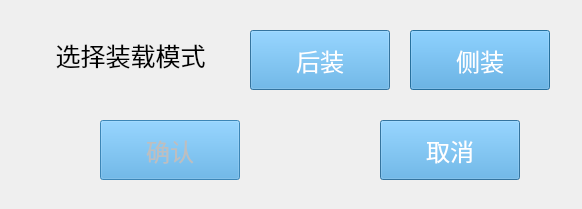
<?xml version="1.0" encoding="UTF-8"?>
<ui version="4.0">
 <class>Dialog_choose_load_mode</class>
 <widget class="QDialog" name="Dialog_choose_load_mode">
  <property name="geometry">
   <rect>
    <x>0</x>
    <y>0</y>
    <width>582</width>
    <height>209</height>
   </rect>
  </property>
  <property name="windowTitle">
   <string>Dialog</string>
  </property>
  <widget class="QLabel" name="label">
   <property name="geometry">
    <rect>
     <x>20</x>
     <y>30</y>
     <width>221</width>
     <height>51</height>
    </rect>
   </property>
   <property name="font">
    <font>
     <pointsize>19</pointsize>
    </font>
   </property>
   <property name="text">
    <string>选择装载模式</string>
   </property>
   <property name="alignment">
    <set>Qt::AlignCenter</set>
   </property>
  </widget>
  <widget class="QPushButton" name="pushButton_side_load">
   <property name="geometry">
    <rect>
     <x>410</x>
     <y>30</y>
     <width>140</width>
     <height>60</height>
    </rect>
   </property>
   <property name="palette">
    <palette>
     <active>
      <colorrole role="Button">
       <brush brushstyle="SolidPattern">
        <color alpha="255">
         <red>73</red>
         <green>163</green>
         <blue>223</blue>
        </color>
       </brush>
      </colorrole>
      <colorrole role="ButtonText">
       <brush brushstyle="SolidPattern">
        <color alpha="255">
         <red>255</red>
         <green>255</green>
         <blue>255</blue>
        </color>
       </brush>
      </colorrole>
      <colorrole role="Base">
       <brush brushstyle="SolidPattern">
        <color alpha="255">
         <red>73</red>
         <green>163</green>
         <blue>223</blue>
        </color>
       </brush>
      </colorrole>
      <colorrole role="Window">
       <brush brushstyle="SolidPattern">
        <color alpha="255">
         <red>73</red>
         <green>163</green>
         <blue>223</blue>
        </color>
       </brush>
      </colorrole>
     </active>
     <inactive>
      <colorrole role="Button">
       <brush brushstyle="SolidPattern">
        <color alpha="255">
         <red>73</red>
         <green>163</green>
         <blue>223</blue>
        </color>
       </brush>
      </colorrole>
      <colorrole role="ButtonText">
       <brush brushstyle="SolidPattern">
        <color alpha="255">
         <red>255</red>
         <green>255</green>
         <blue>255</blue>
        </color>
       </brush>
      </colorrole>
      <colorrole role="Base">
       <brush brushstyle="SolidPattern">
        <color alpha="255">
         <red>73</red>
         <green>163</green>
         <blue>223</blue>
        </color>
       </brush>
      </colorrole>
      <colorrole role="Window">
       <brush brushstyle="SolidPattern">
        <color alpha="255">
         <red>73</red>
         <green>163</green>
         <blue>223</blue>
        </color>
       </brush>
      </colorrole>
     </inactive>
     <disabled>
      <colorrole role="Button">
       <brush brushstyle="SolidPattern">
        <color alpha="255">
         <red>73</red>
         <green>163</green>
         <blue>223</blue>
        </color>
       </brush>
      </colorrole>
      <colorrole role="ButtonText">
       <brush brushstyle="SolidPattern">
        <color alpha="255">
         <red>190</red>
         <green>190</green>
         <blue>190</blue>
        </color>
       </brush>
      </colorrole>
      <colorrole role="Base">
       <brush brushstyle="SolidPattern">
        <color alpha="255">
         <red>73</red>
         <green>163</green>
         <blue>223</blue>
        </color>
       </brush>
      </colorrole>
      <colorrole role="Window">
       <brush brushstyle="SolidPattern">
        <color alpha="255">
         <red>73</red>
         <green>163</green>
         <blue>223</blue>
        </color>
       </brush>
      </colorrole>
     </disabled>
    </palette>
   </property>
   <property name="font">
    <font>
     <pointsize>18</pointsize>
    </font>
   </property>
   <property name="styleSheet">
    <string notr="true">background-color: rgb(73, 163, 223);</string>
   </property>
   <property name="text">
    <string>侧装</string>
   </property>
   <property name="checkable">
    <bool>true</bool>
   </property>
   <attribute name="buttonGroup">
    <string notr="true">buttonGroup</string>
   </attribute>
  </widget>
  <widget class="QPushButton" name="pushButton_cancel">
   <property name="geometry">
    <rect>
     <x>380</x>
     <y>120</y>
     <width>140</width>
     <height>60</height>
    </rect>
   </property>
   <property name="palette">
    <palette>
     <active>
      <colorrole role="Button">
       <brush brushstyle="SolidPattern">
        <color alpha="255">
         <red>73</red>
         <green>163</green>
         <blue>223</blue>
        </color>
       </brush>
      </colorrole>
      <colorrole role="ButtonText">
       <brush brushstyle="SolidPattern">
        <color alpha="255">
         <red>255</red>
         <green>255</green>
         <blue>255</blue>
        </color>
       </brush>
      </colorrole>
      <colorrole role="Base">
       <brush brushstyle="SolidPattern">
        <color alpha="255">
         <red>73</red>
         <green>163</green>
         <blue>223</blue>
        </color>
       </brush>
      </colorrole>
      <colorrole role="Window">
       <brush brushstyle="SolidPattern">
        <color alpha="255">
         <red>73</red>
         <green>163</green>
         <blue>223</blue>
        </color>
       </brush>
      </colorrole>
     </active>
     <inactive>
      <colorrole role="Button">
       <brush brushstyle="SolidPattern">
        <color alpha="255">
         <red>73</red>
         <green>163</green>
         <blue>223</blue>
        </color>
       </brush>
      </colorrole>
      <colorrole role="ButtonText">
       <brush brushstyle="SolidPattern">
        <color alpha="255">
         <red>255</red>
         <green>255</green>
         <blue>255</blue>
        </color>
       </brush>
      </colorrole>
      <colorrole role="Base">
       <brush brushstyle="SolidPattern">
        <color alpha="255">
         <red>73</red>
         <green>163</green>
         <blue>223</blue>
        </color>
       </brush>
      </colorrole>
      <colorrole role="Window">
       <brush brushstyle="SolidPattern">
        <color alpha="255">
         <red>73</red>
         <green>163</green>
         <blue>223</blue>
        </color>
       </brush>
      </colorrole>
     </inactive>
     <disabled>
      <colorrole role="Button">
       <brush brushstyle="SolidPattern">
        <color alpha="255">
         <red>73</red>
         <green>163</green>
         <blue>223</blue>
        </color>
       </brush>
      </colorrole>
      <colorrole role="ButtonText">
       <brush brushstyle="SolidPattern">
        <color alpha="255">
         <red>190</red>
         <green>190</green>
         <blue>190</blue>
        </color>
       </brush>
      </colorrole>
      <colorrole role="Base">
       <brush brushstyle="SolidPattern">
        <color alpha="255">
         <red>73</red>
         <green>163</green>
         <blue>223</blue>
        </color>
       </brush>
      </colorrole>
      <colorrole role="Window">
       <brush brushstyle="SolidPattern">
        <color alpha="255">
         <red>73</red>
         <green>163</green>
         <blue>223</blue>
        </color>
       </brush>
      </colorrole>
     </disabled>
    </palette>
   </property>
   <property name="font">
    <font>
     <pointsize>18</pointsize>
    </font>
   </property>
   <property name="styleSheet">
    <string notr="true">background-color: rgb(73, 163, 223);</string>
   </property>
   <property name="text">
    <string>取消</string>
   </property>
  </widget>
  <widget class="QPushButton" name="pushButton_confirm">
   <property name="enabled">
    <bool>false</bool>
   </property>
   <property name="geometry">
    <rect>
     <x>100</x>
     <y>120</y>
     <width>140</width>
     <height>60</height>
    </rect>
   </property>
   <property name="palette">
    <palette>
     <active>
      <colorrole role="Button">
       <brush brushstyle="SolidPattern">
        <color alpha="255">
         <red>73</red>
         <green>163</green>
         <blue>223</blue>
        </color>
       </brush>
      </colorrole>
      <colorrole role="ButtonText">
       <brush brushstyle="SolidPattern">
        <color alpha="255">
         <red>255</red>
         <green>255</green>
         <blue>255</blue>
        </color>
       </brush>
      </colorrole>
      <colorrole role="Base">
       <brush brushstyle="SolidPattern">
        <color alpha="255">
         <red>73</red>
         <green>163</green>
         <blue>223</blue>
        </color>
       </brush>
      </colorrole>
      <colorrole role="Window">
       <brush brushstyle="SolidPattern">
        <color alpha="255">
         <red>73</red>
         <green>163</green>
         <blue>223</blue>
        </color>
       </brush>
      </colorrole>
     </active>
     <inactive>
      <colorrole role="Button">
       <brush brushstyle="SolidPattern">
        <color alpha="255">
         <red>73</red>
         <green>163</green>
         <blue>223</blue>
        </color>
       </brush>
      </colorrole>
      <colorrole role="ButtonText">
       <brush brushstyle="SolidPattern">
        <color alpha="255">
         <red>255</red>
         <green>255</green>
         <blue>255</blue>
        </color>
       </brush>
      </colorrole>
      <colorrole role="Base">
       <brush brushstyle="SolidPattern">
        <color alpha="255">
         <red>73</red>
         <green>163</green>
         <blue>223</blue>
        </color>
       </brush>
      </colorrole>
      <colorrole role="Window">
       <brush brushstyle="SolidPattern">
        <color alpha="255">
         <red>73</red>
         <green>163</green>
         <blue>223</blue>
        </color>
       </brush>
      </colorrole>
     </inactive>
     <disabled>
      <colorrole role="Button">
       <brush brushstyle="SolidPattern">
        <color alpha="255">
         <red>73</red>
         <green>163</green>
         <blue>223</blue>
        </color>
       </brush>
      </colorrole>
      <colorrole role="ButtonText">
       <brush brushstyle="SolidPattern">
        <color alpha="255">
         <red>190</red>
         <green>190</green>
         <blue>190</blue>
        </color>
       </brush>
      </colorrole>
      <colorrole role="Base">
       <brush brushstyle="SolidPattern">
        <color alpha="255">
         <red>73</red>
         <green>163</green>
         <blue>223</blue>
        </color>
       </brush>
      </colorrole>
      <colorrole role="Window">
       <brush brushstyle="SolidPattern">
        <color alpha="255">
         <red>73</red>
         <green>163</green>
         <blue>223</blue>
        </color>
       </brush>
      </colorrole>
     </disabled>
    </palette>
   </property>
   <property name="font">
    <font>
     <pointsize>18</pointsize>
    </font>
   </property>
   <property name="styleSheet">
    <string notr="true">background-color: rgb(73, 163, 223);</string>
   </property>
   <property name="text">
    <string>确认</string>
   </property>
  </widget>
  <widget class="QPushButton" name="pushButton_back_load">
   <property name="geometry">
    <rect>
     <x>250</x>
     <y>30</y>
     <width>140</width>
     <height>60</height>
    </rect>
   </property>
   <property name="palette">
    <palette>
     <active>
      <colorrole role="Button">
       <brush brushstyle="SolidPattern">
        <color alpha="255">
         <red>73</red>
         <green>163</green>
         <blue>223</blue>
        </color>
       </brush>
      </colorrole>
      <colorrole role="ButtonText">
       <brush brushstyle="SolidPattern">
        <color alpha="255">
         <red>255</red>
         <green>255</green>
         <blue>255</blue>
        </color>
       </brush>
      </colorrole>
      <colorrole role="Base">
       <brush brushstyle="SolidPattern">
        <color alpha="255">
         <red>73</red>
         <green>163</green>
         <blue>223</blue>
        </color>
       </brush>
      </colorrole>
      <colorrole role="Window">
       <brush brushstyle="SolidPattern">
        <color alpha="255">
         <red>73</red>
         <green>163</green>
         <blue>223</blue>
        </color>
       </brush>
      </colorrole>
     </active>
     <inactive>
      <colorrole role="Button">
       <brush brushstyle="SolidPattern">
        <color alpha="255">
         <red>73</red>
         <green>163</green>
         <blue>223</blue>
        </color>
       </brush>
      </colorrole>
      <colorrole role="ButtonText">
       <brush brushstyle="SolidPattern">
        <color alpha="255">
         <red>255</red>
         <green>255</green>
         <blue>255</blue>
        </color>
       </brush>
      </colorrole>
      <colorrole role="Base">
       <brush brushstyle="SolidPattern">
        <color alpha="255">
         <red>73</red>
         <green>163</green>
         <blue>223</blue>
        </color>
       </brush>
      </colorrole>
      <colorrole role="Window">
       <brush brushstyle="SolidPattern">
        <color alpha="255">
         <red>73</red>
         <green>163</green>
         <blue>223</blue>
        </color>
       </brush>
      </colorrole>
     </inactive>
     <disabled>
      <colorrole role="Button">
       <brush brushstyle="SolidPattern">
        <color alpha="255">
         <red>73</red>
         <green>163</green>
         <blue>223</blue>
        </color>
       </brush>
      </colorrole>
      <colorrole role="ButtonText">
       <brush brushstyle="SolidPattern">
        <color alpha="255">
         <red>190</red>
         <green>190</green>
         <blue>190</blue>
        </color>
       </brush>
      </colorrole>
      <colorrole role="Base">
       <brush brushstyle="SolidPattern">
        <color alpha="255">
         <red>73</red>
         <green>163</green>
         <blue>223</blue>
        </color>
       </brush>
      </colorrole>
      <colorrole role="Window">
       <brush brushstyle="SolidPattern">
        <color alpha="255">
         <red>73</red>
         <green>163</green>
         <blue>223</blue>
        </color>
       </brush>
      </colorrole>
     </disabled>
    </palette>
   </property>
   <property name="font">
    <font>
     <pointsize>18</pointsize>
    </font>
   </property>
   <property name="styleSheet">
    <string notr="true">background-color: rgb(73, 163, 223);</string>
   </property>
   <property name="text">
    <string>后装</string>
   </property>
   <property name="checkable">
    <bool>true</bool>
   </property>
   <attribute name="buttonGroup">
    <string notr="true">buttonGroup</string>
   </attribute>
  </widget>
 </widget>
 <resources/>
 <connections/>
 <buttongroups>
  <buttongroup name="buttonGroup"/>
 </buttongroups>
</ui>
